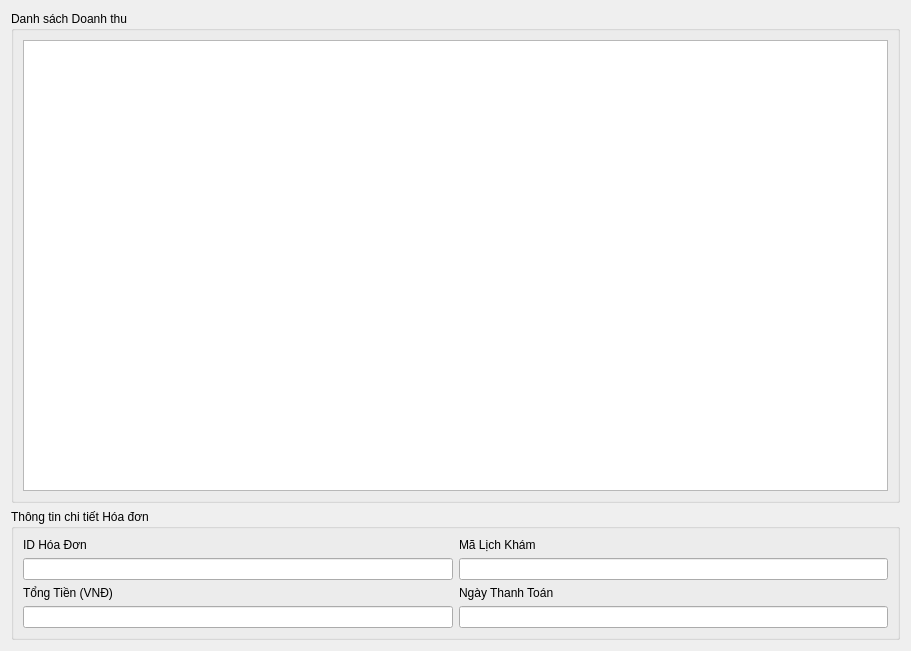
<?xml version="1.0" encoding="UTF-8"?>
<ui version="4.0">
 <class>FormDoanhThu</class>
 <widget class="QWidget" name="FormDoanhThu">
  <property name="geometry">
   <rect>
    <x>0</x>
    <y>0</y>
    <width>911</width>
    <height>651</height>
   </rect>
  </property>
  <layout class="QVBoxLayout" name="mainLayout">
   <item>
    <widget class="QGroupBox" name="groupList">
     <property name="title">
      <string>Danh sách Doanh thu</string>
     </property>
     <layout class="QVBoxLayout">
      <item>
       <widget class="QTableWidget" name="tableDoanhThu">
        <property name="selectionBehavior">
         <enum>QAbstractItemView::SelectRows</enum>
        </property>
       </widget>
      </item>
     </layout>
    </widget>
   </item>
   <item>
    <widget class="QGroupBox" name="groupEdit">
     <property name="maximumSize">
      <size>
       <width>16777215</width>
       <height>200</height>
      </size>
     </property>
     <property name="title">
      <string>Thông tin chi tiết Hóa đơn</string>
     </property>
     <layout class="QGridLayout">
      <item row="0" column="0">
       <widget class="QLabel" name="lblIDDoanhThu">
        <property name="text">
         <string>ID Hóa Đơn</string>
        </property>
       </widget>
      </item>
      <item row="1" column="0">
       <widget class="QLineEdit" name="txtIDDoanhThu">
        <property name="readOnly">
         <bool>false</bool>
        </property>
       </widget>
      </item>
      <item row="0" column="1">
       <widget class="QLabel" name="lblIDLichKham">
        <property name="text">
         <string>Mã Lịch Khám</string>
        </property>
       </widget>
      </item>
      <item row="1" column="1">
       <widget class="QLineEdit" name="txtIDLichKham">
        <property name="readOnly">
         <bool>false</bool>
        </property>
       </widget>
      </item>
      <item row="2" column="0">
       <widget class="QLabel" name="lblTongTien">
        <property name="text">
         <string>Tổng Tiền (VNĐ)</string>
        </property>
       </widget>
      </item>
      <item row="3" column="0">
       <widget class="QLineEdit" name="txtTongTien">
        <property name="readOnly">
         <bool>false</bool>
        </property>
       </widget>
      </item>
      <item row="2" column="1">
       <widget class="QLabel" name="lblNgayThanhToan">
        <property name="text">
         <string>Ngày Thanh Toán</string>
        </property>
       </widget>
      </item>
      <item row="3" column="1">
       <widget class="QLineEdit" name="txtNgayThanhToan">
        <property name="readOnly">
         <bool>false</bool>
        </property>
       </widget>
      </item>
     </layout>
    </widget>
   </item>
  </layout>
 </widget>
 <resources/>
 <connections/>
</ui>
